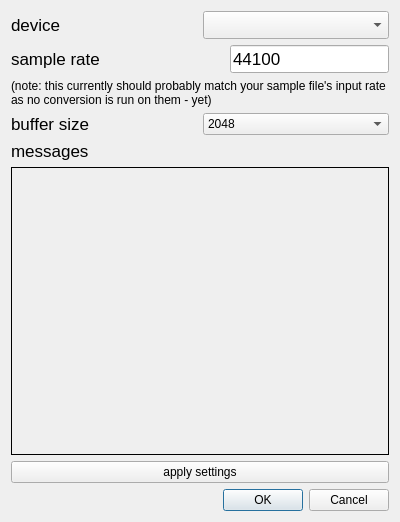
<?xml version="1.0" encoding="UTF-8"?>
<ui version="4.0">
 <class>SettingsDialog</class>
 <widget class="QDialog" name="SettingsDialog">
  <property name="geometry">
   <rect>
    <x>0</x>
    <y>0</y>
    <width>400</width>
    <height>522</height>
   </rect>
  </property>
  <property name="windowTitle">
   <string>settings</string>
  </property>
  <layout class="QVBoxLayout" name="verticalLayout_2">
   <item>
    <layout class="QVBoxLayout" name="verticalLayout" stretch="0,0,0">
     <item>
      <layout class="QHBoxLayout" name="horizontalLayout">
       <item>
        <widget class="QLabel" name="label">
         <property name="font">
          <font>
           <family>Helvetica Neue</family>
           <pointsize>13</pointsize>
          </font>
         </property>
         <property name="text">
          <string>device</string>
         </property>
        </widget>
       </item>
       <item>
        <widget class="QComboBox" name="deviceComboBox">
         <property name="font">
          <font>
           <family>Helvetica Neue</family>
           <pointsize>13</pointsize>
          </font>
         </property>
        </widget>
       </item>
      </layout>
     </item>
     <item>
      <layout class="QHBoxLayout" name="horizontalLayout_2">
       <item>
        <widget class="QLabel" name="label_2">
         <property name="font">
          <font>
           <family>Helvetica Neue</family>
           <pointsize>13</pointsize>
          </font>
         </property>
         <property name="text">
          <string>sample rate</string>
         </property>
        </widget>
       </item>
       <item>
        <widget class="QLineEdit" name="samplerateLineEdit">
         <property name="sizePolicy">
          <sizepolicy hsizetype="Fixed" vsizetype="Fixed">
           <horstretch>0</horstretch>
           <verstretch>0</verstretch>
          </sizepolicy>
         </property>
         <property name="font">
          <font>
           <family>Helvetica Neue</family>
           <pointsize>13</pointsize>
          </font>
         </property>
         <property name="text">
          <string>44100</string>
         </property>
        </widget>
       </item>
      </layout>
     </item>
     <item>
      <widget class="QLabel" name="label_5">
       <property name="font">
        <font>
         <family>Helvetica Neue</family>
         <pointsize>9</pointsize>
        </font>
       </property>
       <property name="text">
        <string>(note: this currently should probably match your sample file's input rate as no conversion is run on them - yet)</string>
       </property>
       <property name="wordWrap">
        <bool>true</bool>
       </property>
      </widget>
     </item>
    </layout>
   </item>
   <item>
    <layout class="QHBoxLayout" name="horizontalLayout_3">
     <item>
      <widget class="QLabel" name="label_3">
       <property name="font">
        <font>
         <family>Helvetica Neue</family>
         <pointsize>13</pointsize>
        </font>
       </property>
       <property name="text">
        <string>buffer size</string>
       </property>
      </widget>
     </item>
     <item>
      <widget class="QComboBox" name="buffersizeComboBox">
       <property name="font">
        <font>
         <family>Helvetica Neue</family>
        </font>
       </property>
       <property name="currentIndex">
        <number>5</number>
       </property>
       <item>
        <property name="text">
         <string>64</string>
        </property>
       </item>
       <item>
        <property name="text">
         <string>128</string>
        </property>
       </item>
       <item>
        <property name="text">
         <string>256</string>
        </property>
       </item>
       <item>
        <property name="text">
         <string>512</string>
        </property>
       </item>
       <item>
        <property name="text">
         <string>1024</string>
        </property>
       </item>
       <item>
        <property name="text">
         <string>2048</string>
        </property>
       </item>
       <item>
        <property name="text">
         <string>4096</string>
        </property>
       </item>
      </widget>
     </item>
    </layout>
   </item>
   <item>
    <widget class="QLabel" name="label_4">
     <property name="font">
      <font>
       <family>Helvetica Neue</family>
       <pointsize>13</pointsize>
      </font>
     </property>
     <property name="text">
      <string>messages</string>
     </property>
    </widget>
   </item>
   <item>
    <widget class="QLabel" name="messagesLabel">
     <property name="sizePolicy">
      <sizepolicy hsizetype="Preferred" vsizetype="Expanding">
       <horstretch>0</horstretch>
       <verstretch>0</verstretch>
      </sizepolicy>
     </property>
     <property name="font">
      <font>
       <family>Helvetica Neue</family>
       <pointsize>8</pointsize>
      </font>
     </property>
     <property name="autoFillBackground">
      <bool>false</bool>
     </property>
     <property name="styleSheet">
      <string notr="true">border: 1px solid;</string>
     </property>
     <property name="text">
      <string/>
     </property>
     <property name="alignment">
      <set>Qt::AlignLeading|Qt::AlignLeft|Qt::AlignTop</set>
     </property>
    </widget>
   </item>
   <item>
    <widget class="QPushButton" name="applyPushButton">
     <property name="font">
      <font>
       <family>Helvetica Neue</family>
      </font>
     </property>
     <property name="text">
      <string>apply settings</string>
     </property>
    </widget>
   </item>
   <item>
    <widget class="QDialogButtonBox" name="buttonBox">
     <property name="font">
      <font>
       <family>Helvetica Neue</family>
      </font>
     </property>
     <property name="orientation">
      <enum>Qt::Horizontal</enum>
     </property>
     <property name="standardButtons">
      <set>QDialogButtonBox::Cancel|QDialogButtonBox::Ok</set>
     </property>
    </widget>
   </item>
  </layout>
 </widget>
 <resources/>
 <connections>
  <connection>
   <sender>buttonBox</sender>
   <signal>accepted()</signal>
   <receiver>SettingsDialog</receiver>
   <slot>accept()</slot>
   <hints>
    <hint type="sourcelabel">
     <x>231</x>
     <y>358</y>
    </hint>
    <hint type="destinationlabel">
     <x>157</x>
     <y>274</y>
    </hint>
   </hints>
  </connection>
  <connection>
   <sender>buttonBox</sender>
   <signal>rejected()</signal>
   <receiver>SettingsDialog</receiver>
   <slot>reject()</slot>
   <hints>
    <hint type="sourcelabel">
     <x>299</x>
     <y>364</y>
    </hint>
    <hint type="destinationlabel">
     <x>286</x>
     <y>274</y>
    </hint>
   </hints>
  </connection>
  <connection>
   <sender>samplerateLineEdit</sender>
   <signal>textEdited(QString)</signal>
   <receiver>SettingsDialog</receiver>
   <slot>samplerate(QString)</slot>
   <hints>
    <hint type="sourcelabel">
     <x>270</x>
     <y>71</y>
    </hint>
    <hint type="destinationlabel">
     <x>394</x>
     <y>156</y>
    </hint>
   </hints>
  </connection>
  <connection>
   <sender>applyPushButton</sender>
   <signal>clicked()</signal>
   <receiver>SettingsDialog</receiver>
   <slot>apply()</slot>
   <hints>
    <hint type="sourcelabel">
     <x>112</x>
     <y>321</y>
    </hint>
    <hint type="destinationlabel">
     <x>4</x>
     <y>315</y>
    </hint>
   </hints>
  </connection>
  <connection>
   <sender>deviceComboBox</sender>
   <signal>currentTextChanged(QString)</signal>
   <receiver>SettingsDialog</receiver>
   <slot>output_device(QString)</slot>
   <hints>
    <hint type="sourcelabel">
     <x>323</x>
     <y>45</y>
    </hint>
    <hint type="destinationlabel">
     <x>393</x>
     <y>64</y>
    </hint>
   </hints>
  </connection>
  <connection>
   <sender>buffersizeComboBox</sender>
   <signal>currentTextChanged(QString)</signal>
   <receiver>SettingsDialog</receiver>
   <slot>buffersize(QString)</slot>
   <hints>
    <hint type="sourcelabel">
     <x>326</x>
     <y>131</y>
    </hint>
    <hint type="destinationlabel">
     <x>395</x>
     <y>208</y>
    </hint>
   </hints>
  </connection>
 </connections>
 <slots>
  <slot>output_device(QString)</slot>
  <slot>samplerate(QString)</slot>
  <slot>buffersize(QString)</slot>
  <slot>apply()</slot>
 </slots>
</ui>
